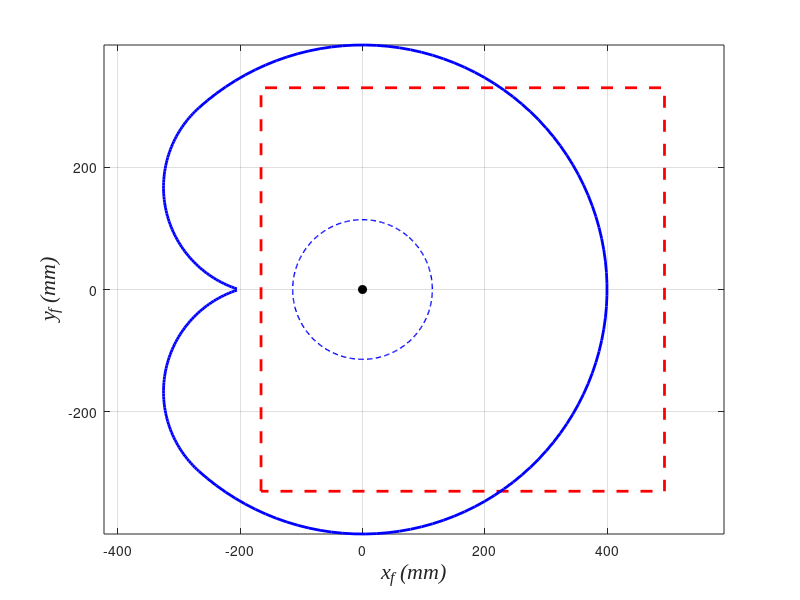

The MATLAB source for this figure: (Note: this script raises an error after producing the figure.)
% Gộp các đường biên thành 1 đường liên tục cho Robot SCARA
clear; clc; close all;

%% 1. Thông số hình học
L1 = 225; 
L2 = 175; 
% Số lượng điểm lấy mẫu cho mỗi đoạn
n = 100;

%% 2. Tính toán từng phân đoạn
% --- Đoạn 1: Biên ngoài (quét q1 từ 132 về -132, q2 = 0) ---
q1_d1 = deg2rad(linspace(132, -132, n));
x1 = L1*cos(q1_d1) + L2*cos(q1_d1);
y1 = L1*sin(q1_d1) + L2*sin(q1_d1);

% --- Đoạn 2: Cạnh trái (tại q1 = -132, q2 từ 0 xuống -150) ---
q1_2 = deg2rad(-132);
q2_d2 = deg2rad(linspace(0, -150, n));
x2_f = L1*cos(q1_2) + L2*cos(q1_2 + q2_d2);
y2_f = L1*sin(q1_2) + L2*sin(q1_2 + q2_d2);
% Lọc y <= 0
mask2 = y2_f <= 0.0001;
x2 = x2_f(mask2);
y2 = y2_f(mask2);

% --- Đoạn 3: Cạnh phải (tại q1 = 132, q2 từ 150 về 0) ---
% Lưu ý: Đảo thứ tự để khi nối mảng đường đi sẽ liên tục
q1_3 = deg2rad(132);
q2_d3 = deg2rad(linspace(150, 0, n));
x3_f = L1*cos(q1_3) + L2*cos(q1_3 + q2_d3);
y3_f = L1*sin(q1_3) + L2*sin(q1_3 + q2_d3);
% Lọc y >= 0
mask3 = y3_f >= -0.0001;
x3 = x3_f(mask3);
y3 = y3_f(mask3);

%% 3. Gộp các mảng (Thứ tự: Cạnh phải -> Cung ngoài -> Cạnh trái)
% Việc sắp xếp này tạo thành một đường bao hở bao quanh phía trước robot
X_total = [x3, x1, x2];
Y_total = [y3, y1, y2];

%% 4. BỔ SUNG: Thiết lập tọa độ lồng kính 660x660 mm
% Gốc O_f cách vách sau 166mm -> y_back = 166
% Vách trước: y_front = 166 - 670 = -504 (hoặc 166 - 660 = -494 đối với kích thước 660)
% Đặt chính giữa vách trái/phải -> x_left = -330, x_right = 330
y_box = [-330, 330, 330, -330, -330];
x_box = [-166, -166, 494, 494, -166];% Lồng kính 660x660mm

%% 5. Vẽ đồ thị
figure;
hold on;
box on;

% BỔ SUNG: Vẽ khung lồng kính 660x660mm
plot(x_box, y_box, 'r--', 'LineWidth', 2, 'DisplayName', 'Lồng kính (660x660)');

% Vẽ đường tổng hợp (Đường liền mạch)
plot(X_total, Y_total, 'b-', 'LineWidth', 2, 'DisplayName', 'Biên ngoài');

% Vẽ thêm đường 4 (Biên trong) để đối chiếu nếu cần
q1_4 = deg2rad(linspace(0, 360, 400));
x4 = L1*cos(q1_4) + L2*cos(q1_4 + deg2rad(150));
y4 = L1*sin(q1_4) + L2*sin(q1_4 + deg2rad(150));
plot(x4, y4, 'b--', 'LineWidth', 1, 'DisplayName', 'Biên trong');

% Trang trí
plot(0,0, 'ko', 'MarkerFaceColor', 'k', 'DisplayName', 'O_f'); % Gốc tọa độ
xlabel('x_f (mm)', 'FontName', 'Times New Roman', 'FontSize', 16, 'FontAngle', 'italic');
ylabel('y_f (mm)', 'FontName', 'Times New Roman', 'FontSize', 16, 'FontAngle', 'italic');
axis equal;
ax = gca;
grid on;
ax.LineWidth = 0.75; 
ax.FontName = 'Times New Roman';
ax.FontSize = 14;
ax.GridColor = [0 0 0]; 
ax.GridLineStyle = '--'; 
ax.GridAlpha = 1; 
ax.Layer = 'top';
legend('Location', 'northeast');
